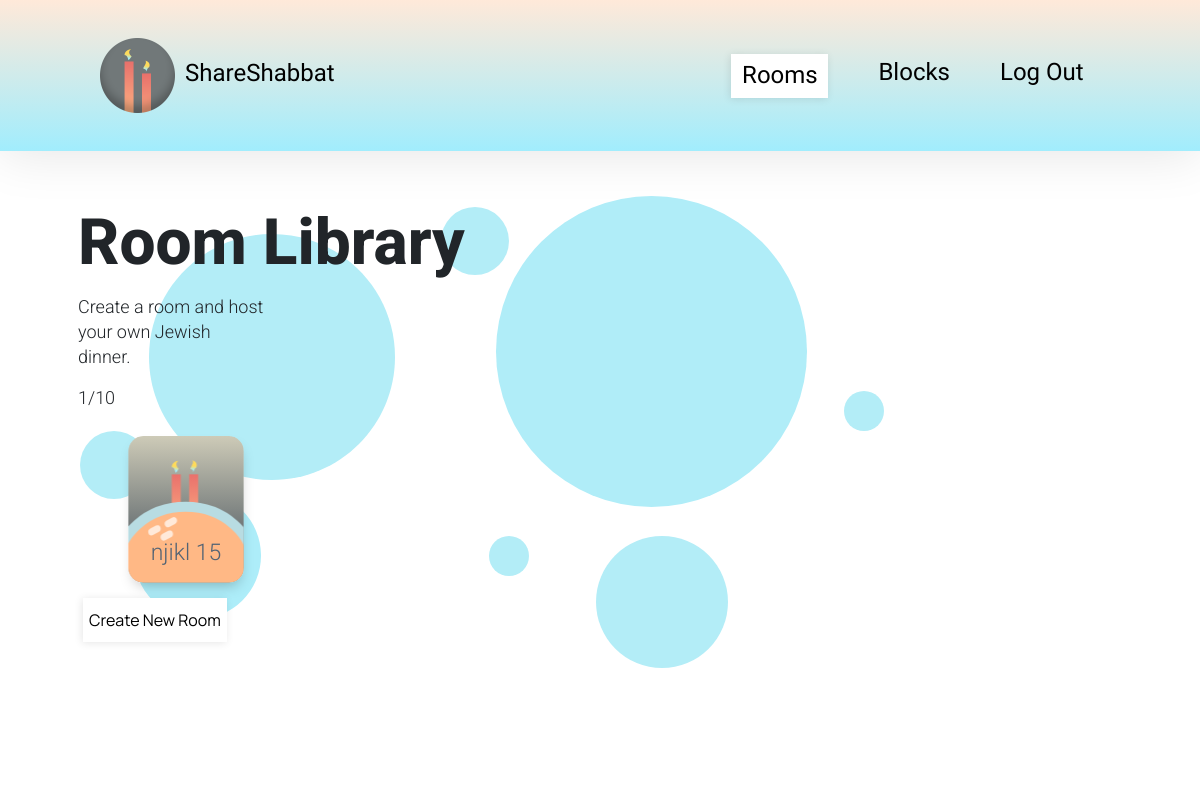
The page /room-library (signed in) on the database as committed earlier.
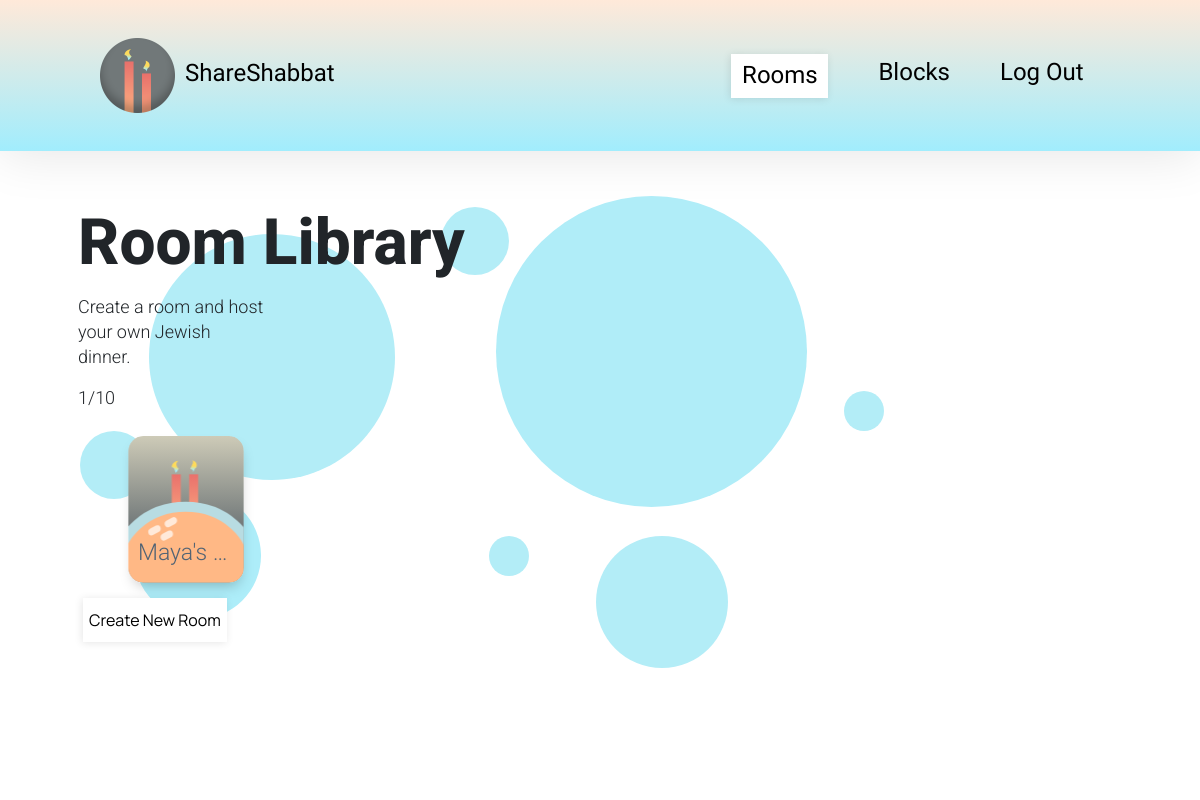
The same page on the database as committed later.
### application.py (models this page shows)
class Room(db.Model):
    __tablename__ = 'room'
    user_id = db.Column(db.Integer, db.ForeignKey("users.id"), nullable=False)
    id = db.Column(db.Integer, primary_key=True)
    room_code = db.Column(db.Integer, unique=True)
    room_name = db.Column(db.String(30))

### application.py (the view, shortened to what this page needs)
@app.route('/room-library', methods=["GET", "POST"])
@login_required
def roomLibrary():
    if request.method == "GET":
        user_rooms = Room.query.filter_by(user_id=current_user.get_id()).all()
        return render_template("room-library.html", user_rooms = user_rooms, len = len)

### application.py (called while the page is built)
@login.user_loader
def load_user(id):
    return User.query.get(int(id))

### templates/room-library.html (shortened to what this page needs)
{% extends "layout.html" %}
{% block background %}
<div class='bg bg-room'>
{% endblock %}
{% block content %}
    <div class="input-container">
        <h1>Room Library</h1>
        <p>Create a room and host your own Jewish dinner.</p>
        <p id="amount_rooms"></p>
    </div>
    <div>
        <ul class='list' id='preset'>
            {% for room in user_rooms %}
            <li>
                <div room-value='{{ room.id }}' class="room_selected shabbat" data-toggle="modal" data-target="#modalPreview">
                    <h2 class="shabbat_header">{{ room.room_name}}  {{ room.id }}</h2>
                </div>
            </li>
            {% endfor %}
        </ul>
    </div>
    <div id="room_create_new">
        <button id='create-btn' class='button-page' data-toggle="modal" data-target="#modalCreate">Create New Room</button>
    </div>
</div>
{% endblock %}

### templates/layout.html (shortened to what this page needs)
<!DOCTYPE html>
<html lang="en">
<head>
    <link href="https://maxcdn.bootstrapcdn.com/bootstrap/4.1.3/css/bootstrap.min.css" rel="stylesheet">
    <link rel="stylesheet" type="text/css" href="static/style.css">
</head>
<body>
                {% if current_user.is_authenticated %}
                <div class="nav-container">
                    <nav class='wrapper'>
                        <div class='logo'>
                            <a href='/'><img class="logo_image" src="static/images/logopng.png" height="75px" alt="logo candles"><span class="logotext">ShareShabbat</span></a>
                        </div>
                        <ul class='nav-items'>
                            <li id='rooms' class="item">
                                <a href=/room-library>Rooms</a>
                            </li>
                            <li id='blocks' class="item">
                                <a href=/bless-library>Blocks</a>
                            </li>
                            <li>
                                <a href=/logout>Log Out</a>
                            </li>
                        </ul>
                    </nav>
                </div>
                {% endif %}
    {% block background %}
    {% endblock %}
    <main class="container p-5_">
        {% block content %}
        {% endblock %}
</body>
</html>

### static/style.css (style rules this page uses)
* { box-sizing: border-box; margin: 0; }
body { font-family: "NanumGothic", "Manrope", "Helvetica"; }
.nav-container { z-index: 99; height: 151px; background: linear-gradient(180deg, #FFE9D9 0%, #A1EDFD 100%); box-shadow: 0px 4px 48px rgba(0, 0, 0, 0.1); }
.wrapper { margin: 0 auto; }
.logo { padding-left: 100px; }
.logo_image { width: 75px; height: 75px; }
.logotext { font-family: 'Nanum Gothic', sans-serif; font-weight: 400px; padding-left: 10px; color: black; }
.logo a { text-decoration: none; }
nav { display: flex; align-items: center; justify-content: space-between; height: 150px; font-size: 24px; }
.nav-items li { font-family: 'Nanum Gothic', sans-serif; font-weight: 400px; list-style: none; color: black; margin-right: 50px; }
.active { display: flex; flex-direction: row; align-items: center; justify-content: center; padding: 5px; padding-top: 2px; width: 97px; height: 44px; background: #FFFFFF; box-shadow: -1px 1px 8px rgba(0, 0, 0, 0.1); }
.nav-items li a { color: black; text-decoration: none; top: 54px; }
.nav-items li:nth-last-of-type(1) { margin-right: 100px; width: 100px; }
nav ul { display: flex; text-decoration: none; height: 26px; }
.input-container { height: max-content; }
.input-container h1 { font-family: Roboto; font-style: normal; font-weight: 800; font-size: 64px; line-height: 87px; }
.input-container p { width: 187px; top: 120px; font-family: Roboto; font-style: normal; font-weight: 300; font-size: 18px; line-height: 25px; }
.shabbat { background: url('images/room_icon.svg') no-repeat; width: 116px; height: 147px; box-shadow: 1px 7px 14px -5px rgba(0, 0, 0, 0.25); border-radius: 15px; background-size: 127%; background-position: top; color: #526374; transition: transform 0.5s; }
.shabbat_header { font-family: Roboto; font-style: normal; font-weight: 300; font-size: 23px; line-height: 33px; padding: 0 10px; text-align: center; position: relative; overflow: hidden; white-space: nowrap; text-overflow: ellipsis; top: 100px; }
ul { list-style: none; }
.list li { padding: 10px; float: left; }
#room_create_new { clear: both; }
.bg { background-repeat: no-repeat; background-position: 10vh 25% !important; height: 650px; }
.bg-room { background: url('images/room_lib.svg') no-repeat; }
.button-page { border-style: none; margin: 5px; min-width: 100px; height: 44px; background: #FFFFFF; box-shadow: -1px 1px 8px rgba(0, 0, 0, 0.1); display: inline; justify-content: center; transition: transform 0.5s; }
.p-5_ { padding: 3em; }

Rows that differ between the two databases and show on the page:
removed Room: room_name "njikl", id "15"
added Room: room_name "Maya's…"
